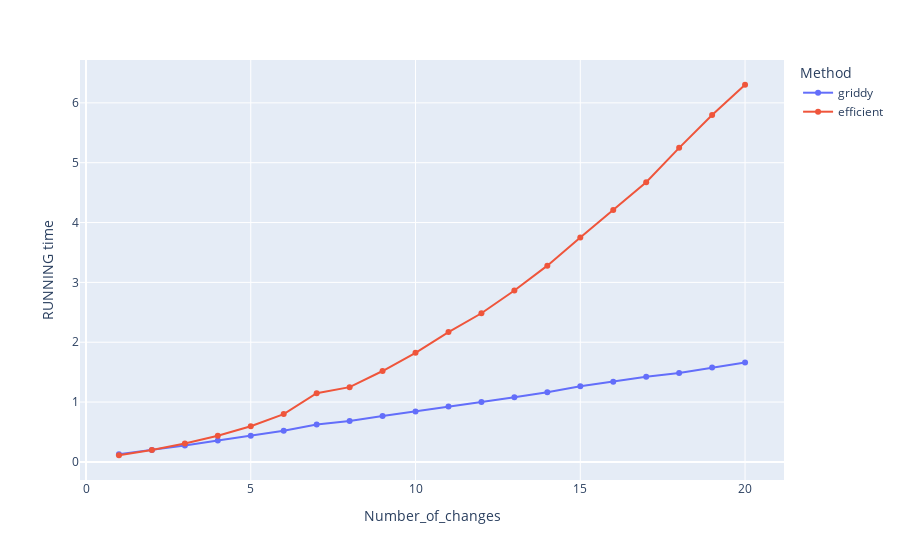

The notebook cell this image was saved under:
### Markdown cell above
### Compare time calculation between efficient and griddy methods

### Code cell
df_time_compare = lorsi.compare_methods(min_number_of_changes=1,max_number_of_changes=20,parallel=True)
fig = px.line(df, x="Number_of_changes", y="RUNNING time", color='Method', markers=True)
fig.show()
df_time_compare.head()

### Figure 1 — Plotly figure (JSON) as saved in the notebook; plotly's stock layout.template omitted (floating-point values rounded to 4 significant figures)
{"data": [{"hovertemplate": "Method=griddy<br>Number_of_changes=%{x}<br>RUNNING time=%{y}<extra></extra>", "legendgroup": "griddy", "line": {"color": "#636efa", "dash": "solid"}, "marker": {"symbol": "circle"}, "mode": "markers+lines", "name": "griddy", "orientation": "v", "showlegend": true, "type": "scatter", "x": [1, 2, 3, 4, 5, 6, 7, 8, 9, 10, 11, 12, 13, 14, 15, 16, 17, 18, 19, 20], "xaxis": "x", "y": [0.13, 0.2001, 0.2743, 0.357, 0.4376, 0.5205, 0.6248, 0.6841, 0.7678, 0.842, 0.9259, 1.001, 1.081, 1.165, 1.264, 1.34, 1.425, 1.485, 1.578, 1.659], "yaxis": "y"}, {"hovertemplate": "Method=efficient<br>Number_of_changes=%{x}<br>RUNNING time=%{y}<extra></extra>", "legendgroup": "efficient", "line": {"color": "#EF553B", "dash": "solid"}, "marker": {"symbol": "circle"}, "mode": "markers+lines", "name": "efficient", "orientation": "v", "showlegend": true, "type": "scatter", "x": [1, 2, 3, 4, 5, 6, 7, 8, 9, 10, 11, 12, 13, 14, 15, 16, 17, 18, 19, 20], "xaxis": "x", "y": [0.1113, 0.1996, 0.3092, 0.4361, 0.5964, 0.7993, 1.148, 1.249, 1.519, 1.823, 2.17, 2.484, 2.863, 3.28, 3.749, 4.209, 4.675, 5.249, 5.798, 6.303], "yaxis": "y"}], "layout": {"legend": {"title": {"text": "Method"}, "tracegroupgap": 0}, "margin": {"t": 60}, "xaxis": {"anchor": "y", "domain": [0, 1], "title": {"text": "Number_of_changes"}}, "yaxis": {"anchor": "x", "domain": [0, 1], "title": {"text": "RUNNING time"}}}}
